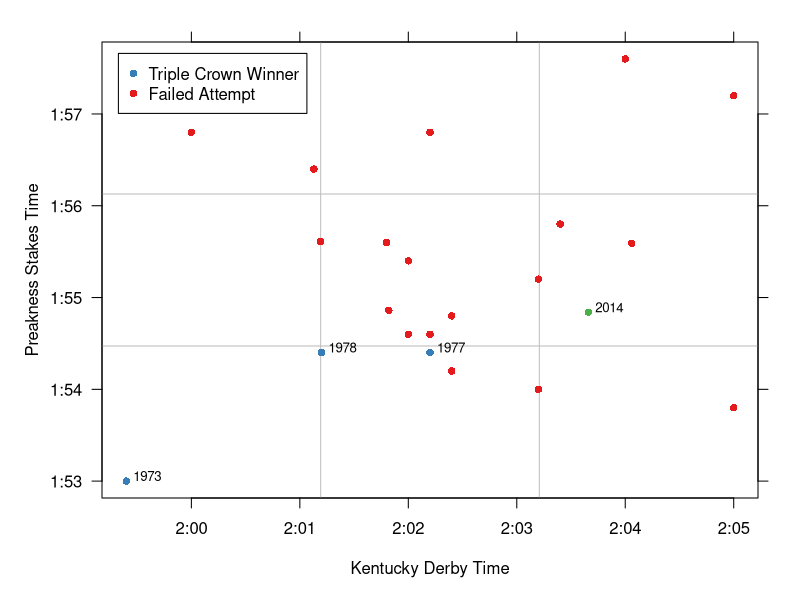

The R script that drew this image:

require(RColorBrewer)
palette(brewer.pal(6, "Set1"))
options(stringsAsFactors=FALSE)

belmont <- read.delim("belmont.tsv")
kentucky <- read.delim("kentucky.tsv")
preakness <- read.delim("preakness.tsv")

win <- c(1919, 1930, 1935, 1937, 1941,
         1943, 1946, 1948, 1973, 1977,
         1978)
fail <- c(1944, 1958, 1961, 1964, 1966,
          1968, 1969, 1971, 1979, 1981,
          1987, 1989, 1997, 1998, 1999,
          2002, 2003, 2004, 2008)
attempt <- c(win, fail, 2014)
y <- c(rep(1, length(win)), rep(0, length(fail)), NA)

ix <- attempt > 1950
y <- y[ix]
attempt <- attempt[ix]


msecs <- function(str) {
    x <- sapply(strsplit(str, "[:.]"), function(l) {
            l <- as.numeric(l)
            l[1] * 60 * 100 + l[2] * 100 + l[3]
        })
    x
}

msecs.str <- function(x, msecs = FALSE) {
    mins <- floor(x / 100 / 60)
    secs <- floor(x / 100 - 60 * mins)
    ms <- x - 100 * (secs + 60 * mins)

    if (msecs) {
        sprintf("%d:%02d.%02d", mins, secs, ms)
    } else {
        sprintf("%d:%02d", mins, secs)
    }
}

kentucky.time <- msecs(kentucky[match(attempt, kentucky$Year), "Time"])
preakness.time <- msecs(preakness[match(attempt, preakness$Year), "Time"])
belmont.time <- msecs(belmont[match(attempt, belmont$Year), "Time"])
name <- kentucky[match(attempt, kentucky$Year), "Winner"]
year <- attempt


png("triplecrown.png")
par(las=1, mar=c(5, 5, 2, 2) + .1, xpd=FALSE)
plot(kentucky.time, preakness.time, t="n", axes=FALSE,
     xlab="Kentucky Derby Time",
     ylab="Preakness Stakes Time")
axis(1, at=axTicks(1), labels=msecs.str(axTicks(1)))
axis(2, at=axTicks(2), labels=msecs.str(axTicks(2)))
axis(3, at=axTicks(3), labels=FALSE)
axis(4, at=axTicks(4), labels=FALSE)
usr <- par("usr")
abline(v=seq(usr[1], usr[2], length.out=4)[2:3], col="gray")
abline(h=seq(usr[3], usr[4], length.out=4)[2:3], col="gray")
box()

points(kentucky.time[y == 1], preakness.time[y == 1], col=2, pch=16)
points(kentucky.time[y == 0], preakness.time[y == 0], col=1, pch=16)
points(kentucky.time[is.na(y)], preakness.time[is.na(y)], col=3, pch=16)

ix <- y == 1 | is.na(y)
par(xpd=TRUE)
#text(kentucky.time[ix], preakness.time[ix],
#     name[ix], adj=c(0.5, -0.25), cex=.8)
text(kentucky.time[ix], preakness.time[ix],
     year[ix], adj=c(-0.25, 0), cex=.8)
par(xpd=FALSE)

legend("topleft", legend=c("Triple Crown Winner", "Failed Attempt"), col=c(2,1), pch=16,
       horiz=FALSE, inset=.025, bty="o", bg="white")
dev.off()


#x <- 0.5 * (kentucky.time + preakness.time)
#o <- order(x)
#col <- rep(1, length(x))
#col[y == 1] <- 2
#col[y == 0] <- 1
#col[is.na(y)] <- 3
#plot(seq_along(o), x[o], col=col, pch=16)
